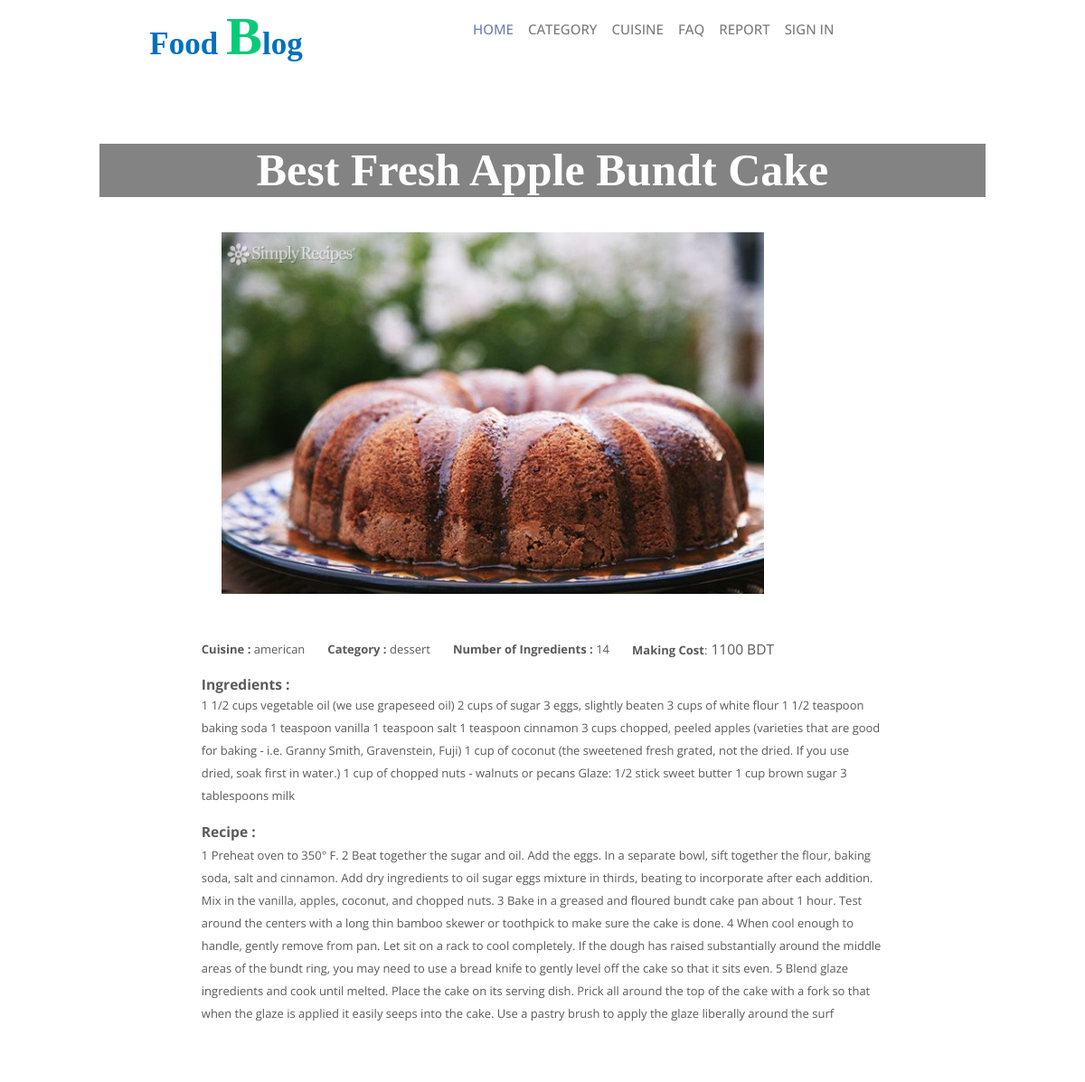
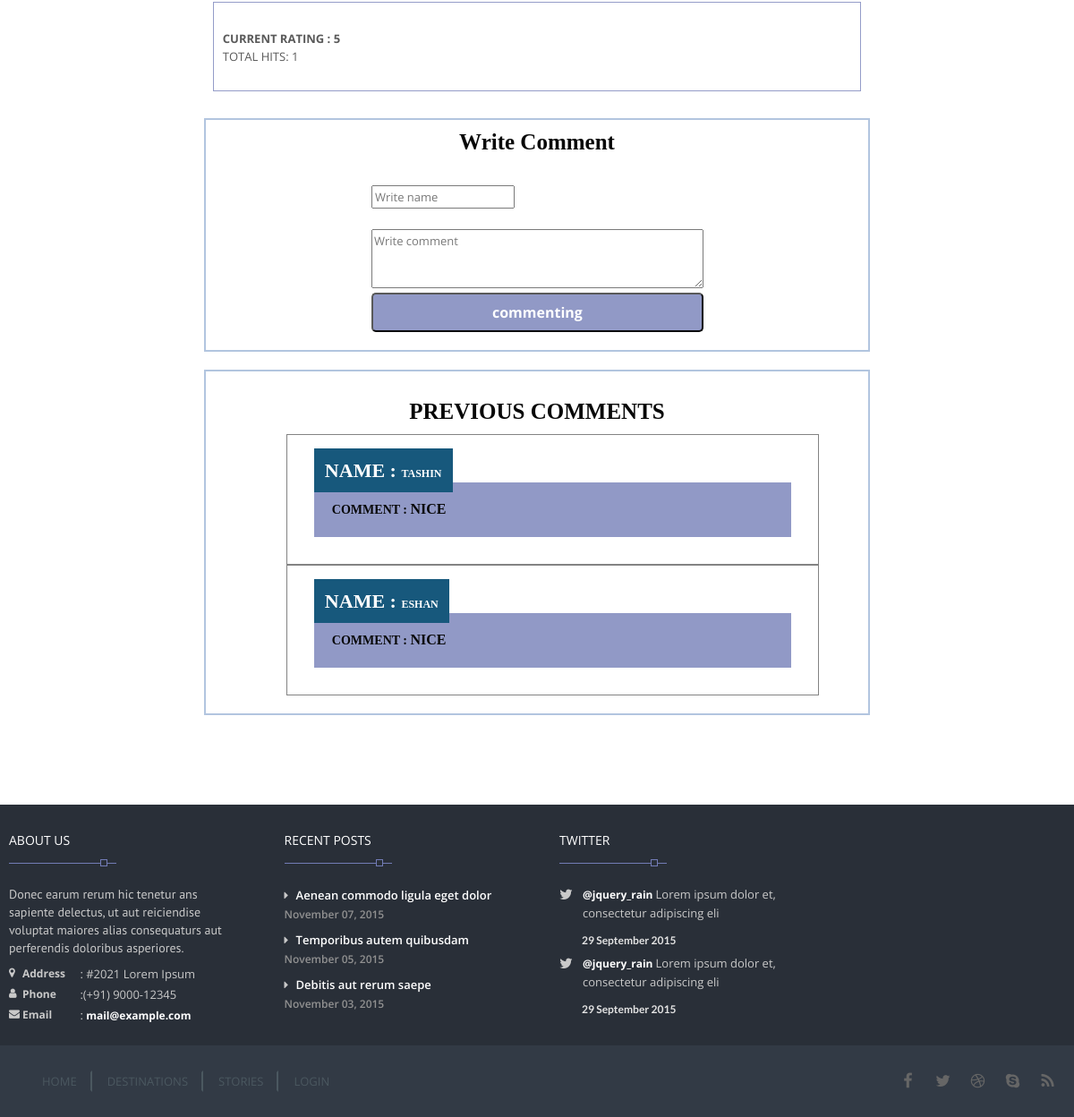
The app's page /view/description.php?id=8 with its own data (2 pictures, top to bottom).
### tables this page shows
CREATE TABLE IF NOT EXISTS `recepie` (
  `recepie_id` int(11) NOT NULL AUTO_INCREMENT,
  `recepie_name` varchar(100) NOT NULL,
  `ingredients` varchar(600) NOT NULL,
  `no_of_ingredients` int(10) NOT NULL,
  `cuisine` varchar(10) NOT NULL,
  `catagory` varchar(15) NOT NULL,
  `description` varchar(1000) NOT NULL,
  `price` int(11) NOT NULL,
  `upload_date` date NOT NULL,
  `main_copy` int(11) NOT NULL DEFAULT '0',
  PRIMARY KEY (`recepie_id`),
  UNIQUE KEY `recepie_name` (`recepie_name`)
);

CREATE TABLE IF NOT EXISTS `commenttable` (
  `id` int(11) NOT NULL AUTO_INCREMENT,
  `name` varchar(25) NOT NULL,
  `comment` varchar(300) NOT NULL,
  `recepie_id` int(11) NOT NULL,
  `accept` int(11) NOT NULL DEFAULT '0',
  PRIMARY KEY (`id`)
);

### view/description.php (the view, shortened to what this page needs)
<?php
$query = mysql_query("SELECT * from recepie where main_copy=1 AND  recepie_id=" . $_GET["id"]);
?>
<!DOCTYPE html>
<html lang = "en">
    <head>
        <link rel="stylesheet" href="css/bootstrap.min.css"/>
        <link rel="stylesheet" href="css/style.css">
        <link rel="stylesheet" type="text/css" href="css/style.css" media="screen" data-name="skins">
        <link rel="stylesheet" href="http://cdnjs.cloudflare.com/ajax/libs/font-awesome/4.6.3/css/font-awesome.min.css">
        <link rel="stylesheet" href="css/font-awesome.css"/>
        <link rel="stylesheet" href="css/fractionslider.css"/>
        <link rel="stylesheet" href="css/style-fraction.css"/>
        <link rel="stylesheet" href="css/style_footer.css"/>
        <link rel = "stylesheet" href = "css/description_style.css" type = "text/css">
    </head>
    <body>
        <?php include 'header.php'; ?>
        <div class="container">
            <div class="print_data">
                <?php
                while ($rows = mysql_fetch_array($query)) {
                    $recepie_id = $rows['recepie_id'];
                    $recepie_name = $rows['recepie_name'];
                    $cuisine = $rows['cuisine'];
                    $catagory = $rows['catagory'];
                    $no_of_ingredients = $rows['no_of_ingredients'];
                    $price = $rows['price'];
                    $description = $rows['description'];
                    $ingredients = $rows['ingredients'];
                    ?>
                    <div id="recepie_div" style="display: inline;">
                        <div id="recepie_name"><?php echo $recepie_name; ?></div>
                        <div class="recepie_image" >
                            <?php $path = 'images/food/' . $recepie_id . '.jpg' ?>
                            <img  src="<?php echo $path ?>"  >
                        </div>
                        <div id="info_recepie" >
                            <div id="details">
                                <div class='desc'>
                                    <div class='details_recipe'><b>Cuisine :</b> <?php echo $cuisine; ?> <br></div>
                                    <div class='details_recipe'><b>Category :</b> <?php echo $catagory; ?><br></div>
                                    <div class='details_recipe'><b>Number of Ingredients :</b> <?php echo $no_of_ingredients; ?><br></div>
                                    <div class='details_recipe'><b>Making Cost</b>:<big> <?php echo $price; ?> BDT</big></div>
                                </div>
                            </div>
                            <div class="clearfix"></div>
                            <div class='details'>
                                <big><b>Ingredients : </b></big> <br>
                                <div class='detils_moshla'><?php echo $ingredients; ?></div>
                            </div>
                            <div id='details'>
                                <big><b>Recipe :</b></big> <br>
                                <?php echo $description; ?>
                            </div>
                            <br>
                            <div>
                                <div class="rating_div">
                                    <div class='rating_show'>
                                        <?php
                                        $ratingquery = mysql_query("SELECT rate FROM ratingtable where recepie_id=$recepie_id");
                                        ?>
                                        <?php
                                        $rate_sum = 0;
                                        $row_count = 0;
                                        while ($rows = mysql_fetch_assoc($ratingquery)) {
                                            $rate = $rows['rate'];
                                            $rate_sum = $rate_sum + $rate;
                                            $row_count = $row_count + 1;
                                            ?>
                                            <?php
                                        }
                                        if (!$row_count == 0) {
                                            $current_rating = $rate_sum / $row_count;
                                            echo "<b>CURRENT RATING : ";
                                            echo round($current_rating, 2) . "</b>";
                                            echo "</br>" . "TOTAL HITS: " . $row_count;
                                        } else {
                                            echo "<b>CURRENT RATING : 0 </b>";
                                            echo "</br>" . "TOTAL HITS: " . $row_count;
                                        }
                                        ?>
                                    </div>
                                </div>
                            </div>
                            <div id='comment_note'style="border:2px solid lightsteelblue;margin-left:20px;margin-right: 20px;">
                                <h4 class='comment_header'> Write Comment</h4>
                                            <div style="margin-left:25%;">
                                                <form action="description.php?id=<?php echo "$recepie_id"; ?>" method="POST">
                                                    <table>
                                                        <tr><td><span style="font-family:Monotype Corsiva;color:white;font-weight: bolder;font-size: 25px;">Name:</span> <br><input placeholder="Write name" type="text" name="name"/></td></tr>
                                                        <tr><td colspan="2"><span style="font-family:Monotype Corsiva;color:white;font-weight: bolder;font-size: 25px;">Write Comment:</span>  </td></tr>
                                                        <tr><td colspan="5"><textarea name="comment" placeholder="Write comment "rows="3" cols="50"></textarea></td></tr>
                                                        <tr><td colspan="2"><input id='details_button' type="submit" name="commenting" value="commenting"></td></tr>
                                                    </table>
                                                </form>
                                            </div>
                                            </div>
                                            <?php
                                            $getquery = mysql_query("SELECT * FROM commenttable where recepie_id=$recepie_id and accept=1 ORDER BY id DESC");
                                            ?>
                                            <div style="border:2px solid lightsteelblue;padding:20px;margin:20px;">
                                                <h4 class='comment_header'>PREVIOUS COMMENTS</h4>
                                                <?php
                                                while ($rows = mysql_fetch_assoc($getquery)) {
                                                    $name = $rows['name'];
                                                    $comment = $rows['comment'];
                                                    ?>
                                                    <div class='prev_comment'>
                                                        <span id='left_span'> NAME : <span style="font-size: 12px;font-family: times new roman"><?php echo $name; ?></span>  </span>
                                                        <div style="word-wrap: break-word;padding:20px;background-color: #8e96c5;">
                                                            <span style="word-wrap: break-word;color:black;text-transform: uppercase;font-size: 14px;font-family:Monotype Corsiva;font-weight: bolder; "> Comment : <span style="font-size: 16px;font-family: times new roman"><?php echo $comment; ?></span>  </span>
                                                        </div>
                                                    </div>
                                                    <?php
                                                }
                                                ?>
                                            </div></div> </div>
                                            <?php
                                        }
                                        ?>
                                        </div>
                                        </div>
                                        <?php include 'footer.php'; ?>
                                        </body>
                                        </html>

### view/css/description_style.css (style rules this page uses)
div#recepie_name { font-size:50px; font-family:Monotype Corsiva; background-color:grey; width:100%; padding-left:100%; padding-right: 100%; padding:2%; text-align: center; margin-bottom: 4% ; color:white; font-weight: bolder; }
.recepie_image { margin-top:4px; margin-bottom: 5%; margin-left: auto; margin-right: auto; padding:0px 135px; }
.details_recipe { float:left; padding-right: 25px; }
.detils_moshla,#details { line-height: 25px; }
div#info_recepie { margin-left:10%; margin-right:10%; }
div#details,.details { margin:15px; }
.print_data { background-color: white; opacity: 0.97; padding:5%; overflow:hidden; margin:2%; }
.rating_div { background-color:white; margin:30px; padding-left:10px; height: 100px; padding-top: 30px; }
.comment_header { text-align: center; background-color: white; font-size: 25px; font-family:Monotype Corsiva; color: black; }
#details_button { width:100%; text-align: center; padding:10px 100px; font-size:16px; cursor:pointer; border-radius:5px; margin-bottom:20px; background-color:#8e96c5; list-style-type:none; color:white; font-weight: bolder; }
.prev_comment { word-wrap: break-word; border:1px solid grey ; padding:30px; margin-left:10%; margin-right: 20%; width: 85%; }
.prev_comment #left_span { word-wrap: break-word; background-color:#105378; padding:12px; color:white; text-transform: uppercase; font-size: 22px; font-family:Monotype Corsiva; font-weight: bolder; }
.rating_div { border:1px solid #9199C7; }

### records on screen
recepie: recepie_name "Best Fresh Apple Bundt Cake", cuisine "american", catagory "dessert", no_of_ingredients "14", price "1100", ingredients "1 1/2 cups vegetable oil (we use grapeseed oil) 2 cups of sugar 3 eggs, slightly beaten 3 cups of white flour 1 1/2 teaspoon baking soda 1 teaspoon vanilla 1 teaspoon salt 1 teaspoon cinnamon 3 cups chopped, peeled apples (varieties that are good for baking - i.e. Granny Smith, Gravenstein, Fuji) 1 cup of coconut (the sweetened fresh grated, not the dried. If you use dried, soak first in water.) 1 cup of chopped nuts - walnuts or pecans Glaze: 1/2 stick sweet butter 1 cup brown sugar 3 tablespoons milk", description "1 Preheat oven to 350° F. 2 Beat together the sugar and oil. Add the eggs. In a separate bowl, sift together the flour, baking soda, salt and cinnamon. Add dry ingredients to oil sugar eggs mixture in thirds, beating to incorporate after each addition. Mix in the vanilla, apples, coconut, and chopped nuts. 3 Bake in a greased and floured bundt cake pan about 1 hour. Test around the centers with a long thin bamboo skewer or toothpick to make sure the cake is done. 4 When cool enough to handle, gently remove from pan. Let sit on a rack to cool completely. If the dough has raised substantially around the middle areas of the bundt ring, you may need to use a bread knife to gently level off the…", current_rating "5", row_count "1"
commenttable: name "TASHIN", comment "NICE"
commenttable: name "ESHAN", comment "NICE"
